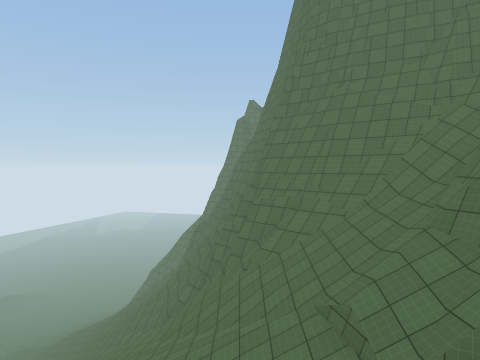
View 1 (above)

24 first-person views from a walk through a 3-D level made in the Unity game engine. The camera is 1.2 m above the floor, tilts 2° down and sees 70° across. The floor is counted in squares, 2 m on a side. Each view is taken from the middle of a square. On the plan, view 1 faces up. The plan holds only what a view shows up to about 10 squares ahead; the rest is blank. The place goes on beyond the plan. Surface patterns are stand-ins for the level's own textures.

View 2
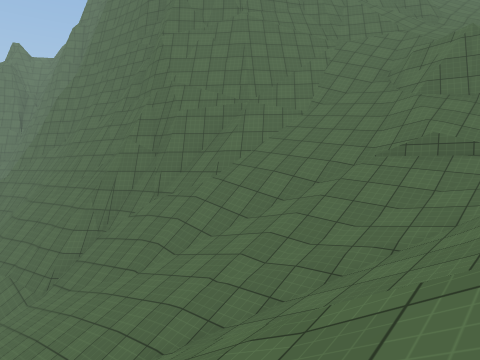

View 3
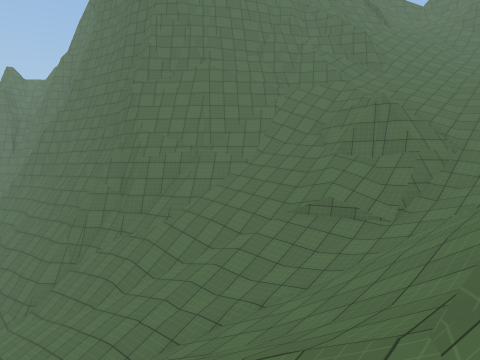

View 4
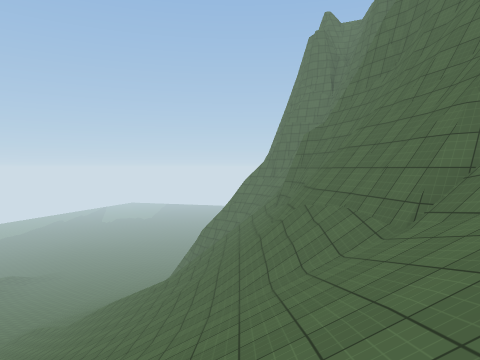

View 5
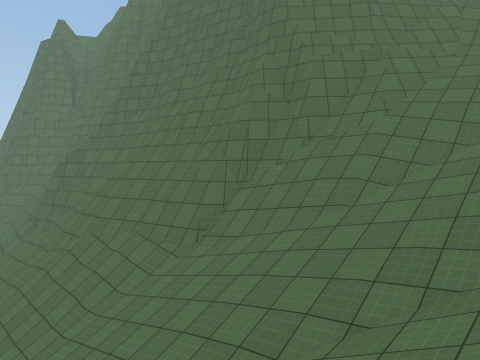

View 6
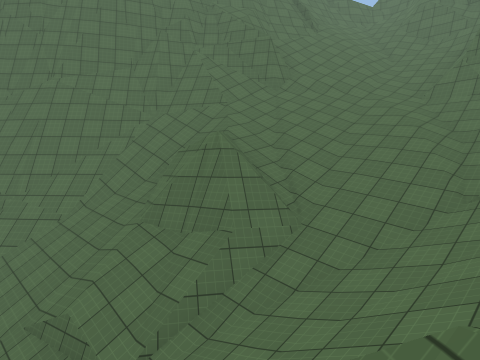

View 7
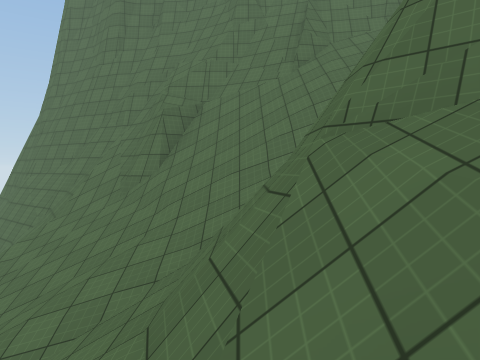

View 8
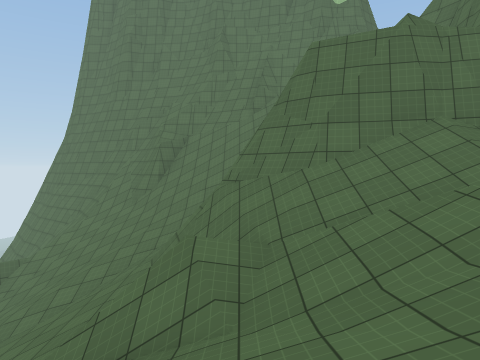

View 9
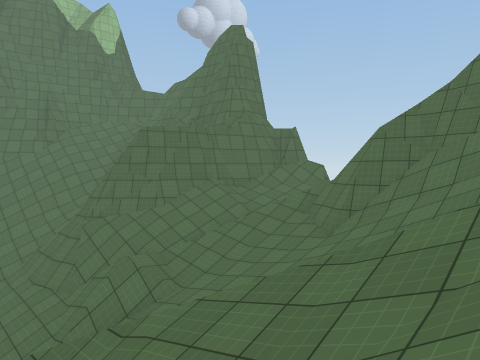

View 10
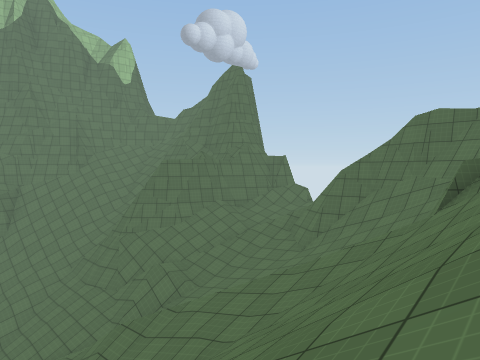

View 11
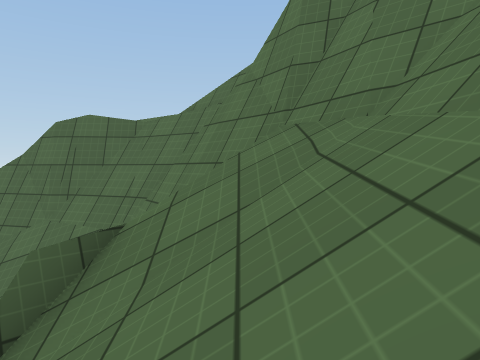

View 12
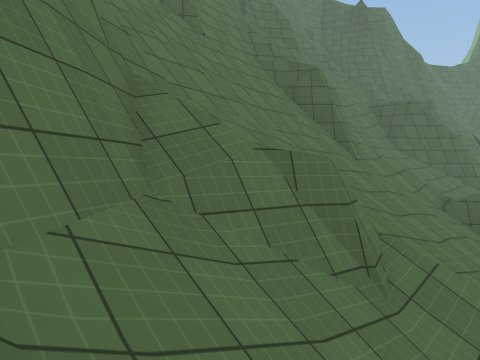

View 13
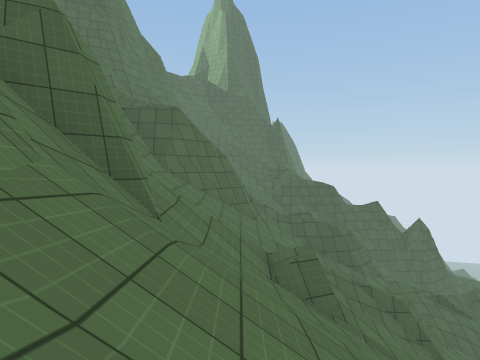

View 14
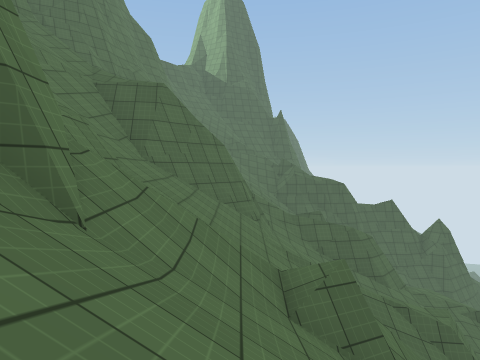

View 15
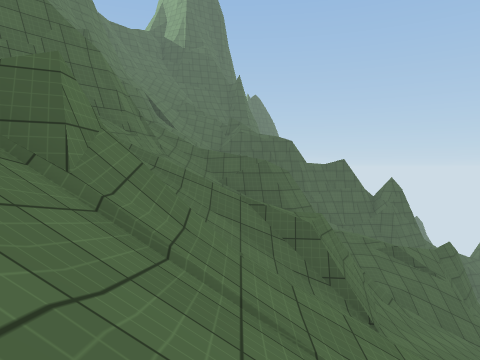

View 16
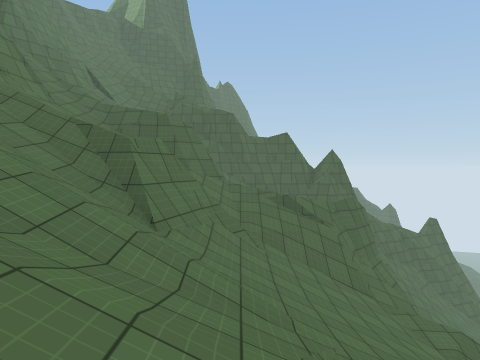

View 17
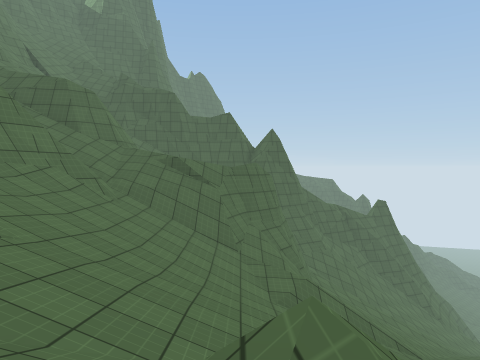

View 18
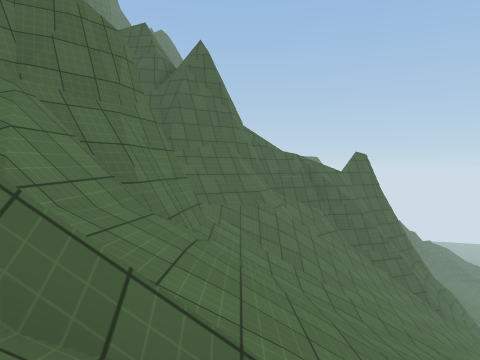

View 19
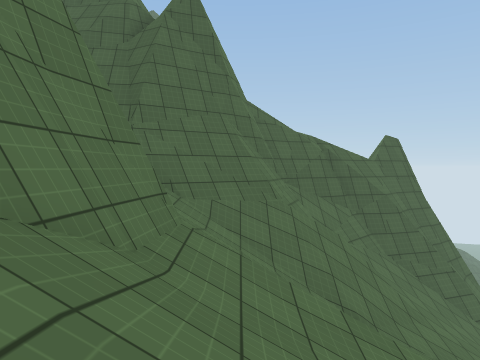

View 20
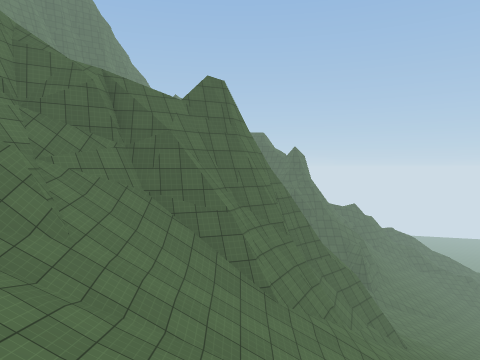

View 21
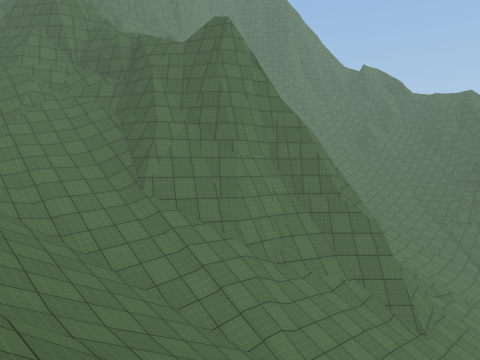

View 22
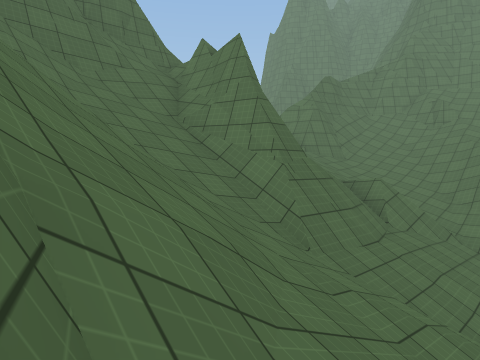

View 23
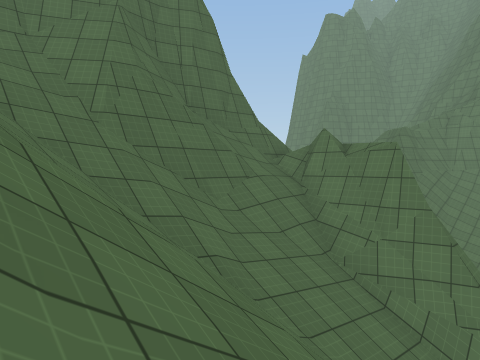

View 24
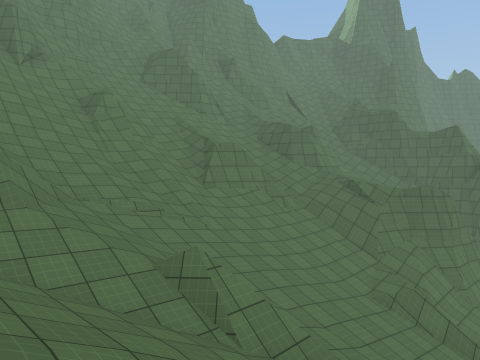

### Floor plan
Key: @ floor where view 1 was taken; # wall or solid block; / step, stairs or slope; = window, fence, low wall or low ledge; v drop or lower ground.
Columns run from 15 left of view 1 to 17 right of it. Each row starts with its distance up from view 1.
 16       //////#
 15       //////#
 14 ////// /////##
 13 /##//////////##
 12   ##/////////###
 11    ##/////////####
 10     ###/////////### ####
  9      ##/////////=#####=#########
  8       #//////////////#/#v//////
  7       #/////////////////#////////
  6       #////////////v////////////=
  5      ##////////////#=//////////##
  4      ##////////////#///////////##
  3       ###///////////////////////#
  2        ##/////////////////#####/#
  1         ##/###//=/////////#/###/#
  0        ###  ##/@=/////////////=##
 -1        #/    ##=///////////////
 -2        #     /=////////////////
 -3              //////////////////
 -4              /////////////////#
 -5              #//###/////// ///##
 -6              #/  ////////// ///#
 -7              =/  ////////// ///#
 -8              /// //#//////////##
 -9              ////// ////////###
-10               ##/////////////##
-11                ##/////////####
-12                ##//==##////##
-13               v#///   ##////
-14               ====    ####/

Positions as (right, up) in squares from view 1, and headings:
1: (0, 0), facing up
2: (-5, 3), facing up-right
3: (-5, 1), facing up-right
4: (-5, 7), facing up
5: (-7, 6), facing up-right
6: (0, 0), facing up-right
7: (11, -1), facing up
8: (12, -5), facing up
9: (8, -8), facing up-right
10: (6, -10), facing up-right
11: (10, -10), facing right
12: (15, -7), facing down-left
13: (11, -10), facing left
14: (9, -10), facing left
15: (8, -7), facing left
16: (8, -4), facing left
17: (8, -1), facing left
18: (3, 2), facing left
19: (0, 2), facing left
20: (-1, 8), facing left
21: (-4, 16), facing down-left
22: (8, 7), facing down-right
23: (11, 8), facing down-right
24: (10, 3), facing down-left
